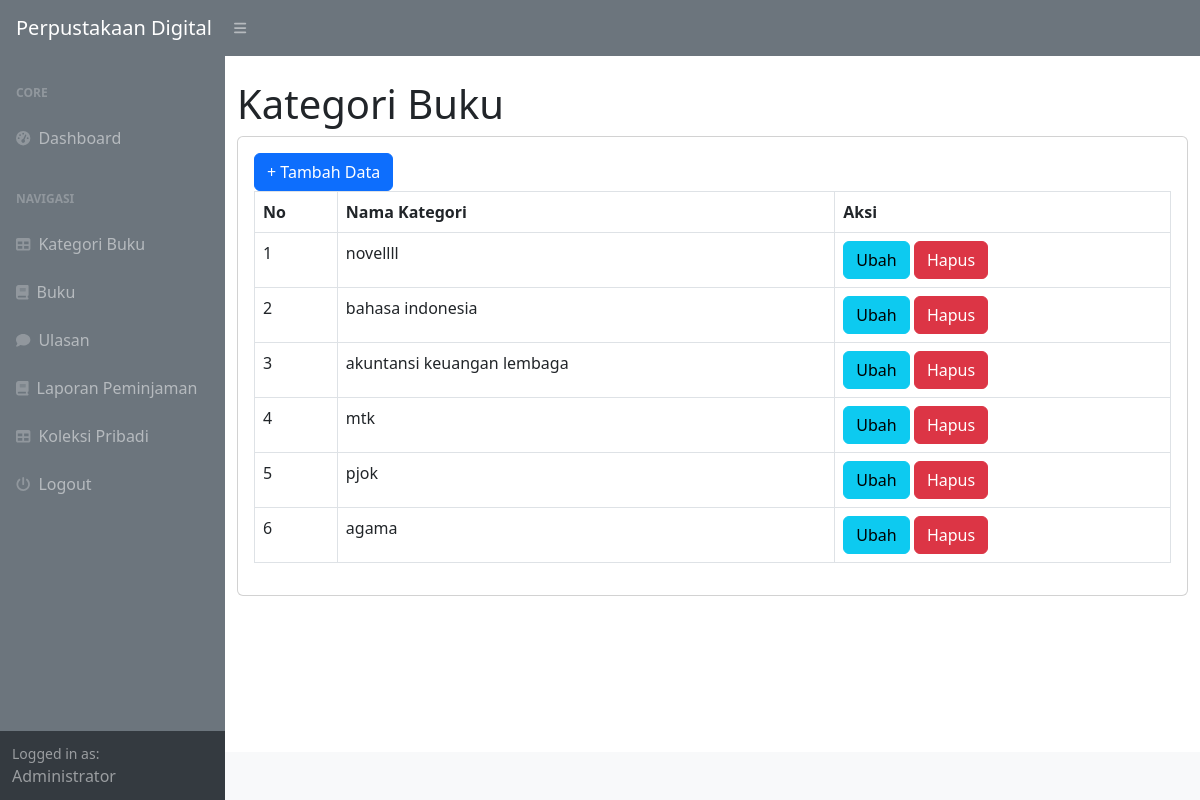
/index.php?page=kategori (signed in), run on the app's committed database.
### tables this page shows
CREATE TABLE `kategori` (
  `id_kategori` int(11) NOT NULL,
  `kategori` varchar(225) DEFAULT NULL
);

### kategori.php (the view)
<h1 class="mt-4">Kategori Buku</h1>
<div class="card">
    <div class="card-body">
        <div class="row">
            <div class="col-md-12">
                <a href="?page=kategori_tambah" class="btn btn-primary">+ Tambah Data</a>
                <table class="table table-bordered" id="dataTable" width="100%" cellspacing="0">
                    <tr>
                        <th>No</th>
                        <th>Nama Kategori</th>
                        <th>Aksi</th>
                    </tr>
                    <?php
                    $i = 1;
                    $query = mysqli_query($koneksi, "SELECT*FROM kategori");
                    while ($data = mysqli_fetch_array($query)) {
                    ?>
                        <tr>
                            <td><?php echo $i++; ?></td>
                            <td><?php echo $data['kategori']; ?></td>
                            <td>
                                <a href="?page=kategori_ubah&&id=<?php echo $data['id_kategori']; ?>" class="btn btn-info">Ubah</a>
                                <a onclick="return confirm('Apakah anda yakin menghapus data ini?');" href="?page=kategori_hapus&&id=<?php echo $data['id_kategori']; ?>" class="btn btn-danger">Hapus</a>
                            </td>
                        </tr>
                    <?php
                    }
                    ?>
                </table>
            </div>
        </div>
    </div>
</div>

### data on the page
kategori: kategori "novellll"
kategori: kategori "bahasa indonesia"
kategori: kategori "akuntansi keuangan lembaga"
kategori: kategori "mtk"
kategori: kategori "pjok"
kategori: kategori "agama"

### other printed values
$_SESSION['user']['nama_lengkap'] "Administrator"
